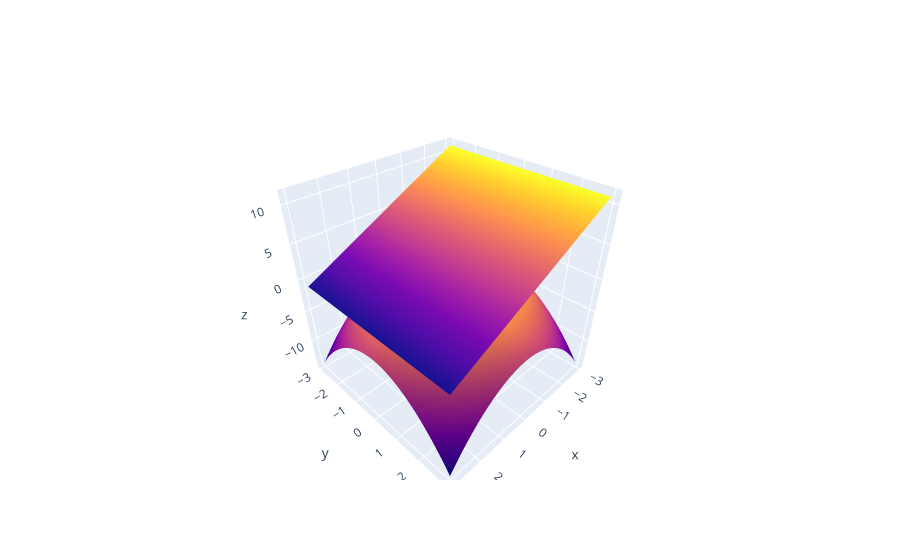

Notebook source saved alongside this figure:
### Markdown cell above
## Plano tangente

Vejamos a aplicação das derivadas parciais para determinar um plano tangente á superfície, utilizaremos a mesma figura e pontos do exemplo anterior:

\begin{align*}
 &f : \mathbb{R}^2 \to \mathbb{R} \\
 &f(x,y) = 4 - x^2 - y^2
 \end{align*}

As derivadas de $f(x,y)$ seguem as mesmas:

\begin{align*}
\dfrac { \partial f(x,y)}{\partial x} = -2x
\end{align*}

\begin{align*}
\dfrac { \partial f(x,y)}{\partial y} = -2y
 \end{align*}
 
Entretanto, a fórmula agora é outra, podemos encontrar o plano tangente com a seguinte equação:

\begin{align*}
 z-z_0 = \dfrac { \partial f(x,y)}{\partial x}(x-x_0) + \dfrac { \partial f(x,y)}{\partial y}(y-y_0)
\end{align*}

No caso, o ponto $z_0$ é a função $f(x,y)$ calculada no ponto $(1,0)$.\
Substituindo os valores previamente encontrados, obtemos o seguinte gráfico:

### Code cell
# HIDE CODE
points = 100
proportion = 3

x0 = 1
y0 = 0
z0 = 4 - x0**2 - y0**2

x = np.linspace(-proportion, proportion, points)
y = np.linspace(-proportion, proportion, points)

xGrid, yGrid = np.meshgrid(x, y)
zGrid = 4 - xGrid**2 - yGrid**2

fig = go.Figure(data=[go.Surface(z=zGrid, x=xGrid, y=yGrid, showscale=False),
                     go.Surface(x=xGrid, y=yGrid, z=(z0 -2*x0*(xGrid - x0) -2*y0*(yGrid - y0)), showscale=False)])

fig.show()

### Figure 1 — Plotly figure (JSON) as saved in the notebook; plotly's stock layout.template omitted (floating-point values rounded to 4 significant figures; data arrays with more than 128 entries replaced by an {"elided": "..."} marker saying what was removed)
{"data": [{"showscale": false, "type": "surface", "x": {"elided": "100x100 float values"}, "y": {"elided": "100x100 float values"}, "z": {"elided": "100x100 float values"}}, {"showscale": false, "type": "surface", "x": {"elided": "100x100 float values"}, "y": {"elided": "100x100 float values"}, "z": {"elided": "100x100 float values"}}], "layout": {}}
